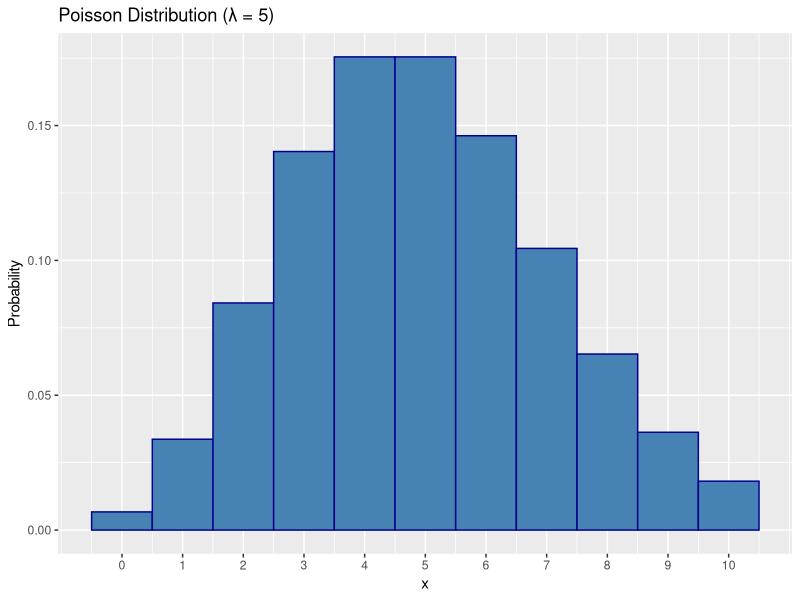
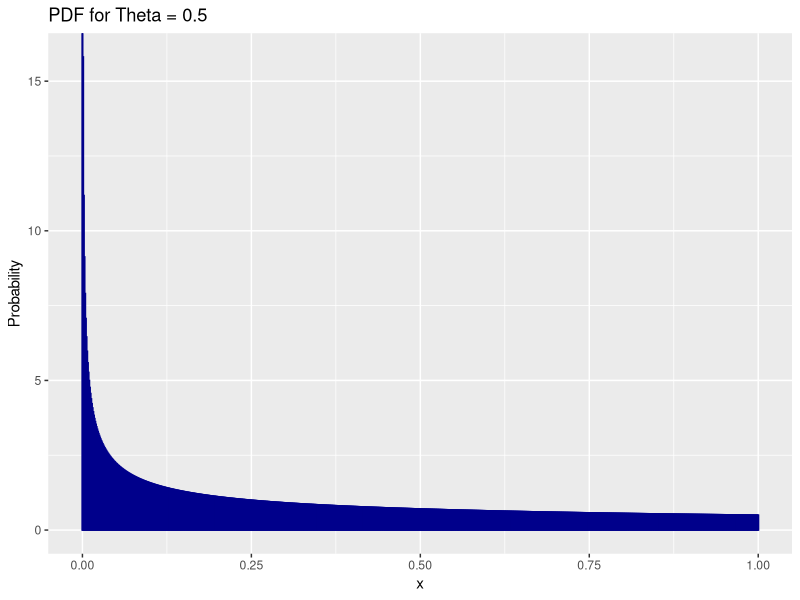
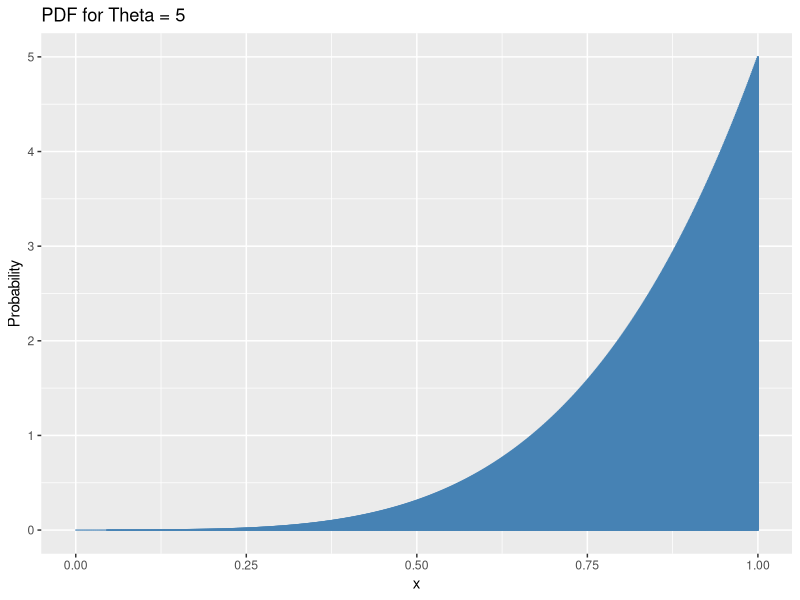

These figures' R source, in order:
## ---- chunk 1
knitr::opts_chunk$set(echo = TRUE)
library(tidyverse)
## ---- chunk 2
## a
data_pois <- tibble("x_pois" = c(0:10), "y_pois" = dpois(c(0:10), 5))

ggplot(data_pois, aes(x = x_pois, y = y_pois)) +
  geom_col(width = 1, fill = "steelblue", color = "darkblue") +
  scale_x_continuous(breaks = data_pois$x_pois) +
  labs(x ="x", y = "Probability", title = "Poisson Distribution (\u03BB = 5)")

## ---- chunk 3
x <- seq(0,1,0.001)
y1 <- 0.5*(x^(0.5-1))
y2 <- 5*(x^(5-1))
dist <- tibble(x,y1,y2)

dist %>%
  ggplot(aes(x = x, y = y1)) +
  geom_col(width = 0.001, fill = "darkblue", color = "darkblue") +
  labs(x = "x", y = "Probability", title = "PDF for Theta = 0.5")

dist %>%
  ggplot(aes(x = x, y = y2)) +
  geom_col(width = 0.001, fill = "steelblue", color = "steelblue") +
  labs(x = "x", y = "Probability", title = "PDF for Theta = 5")

